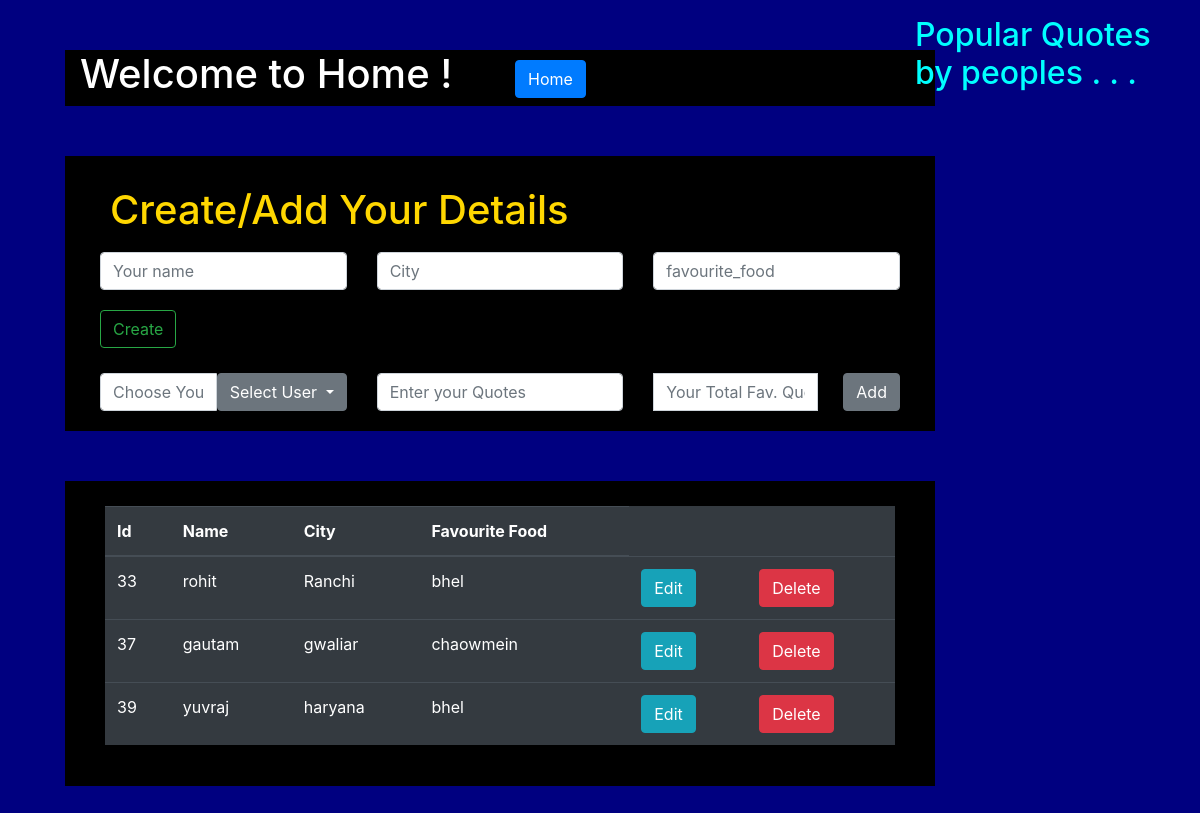
Before: / with the older database file.
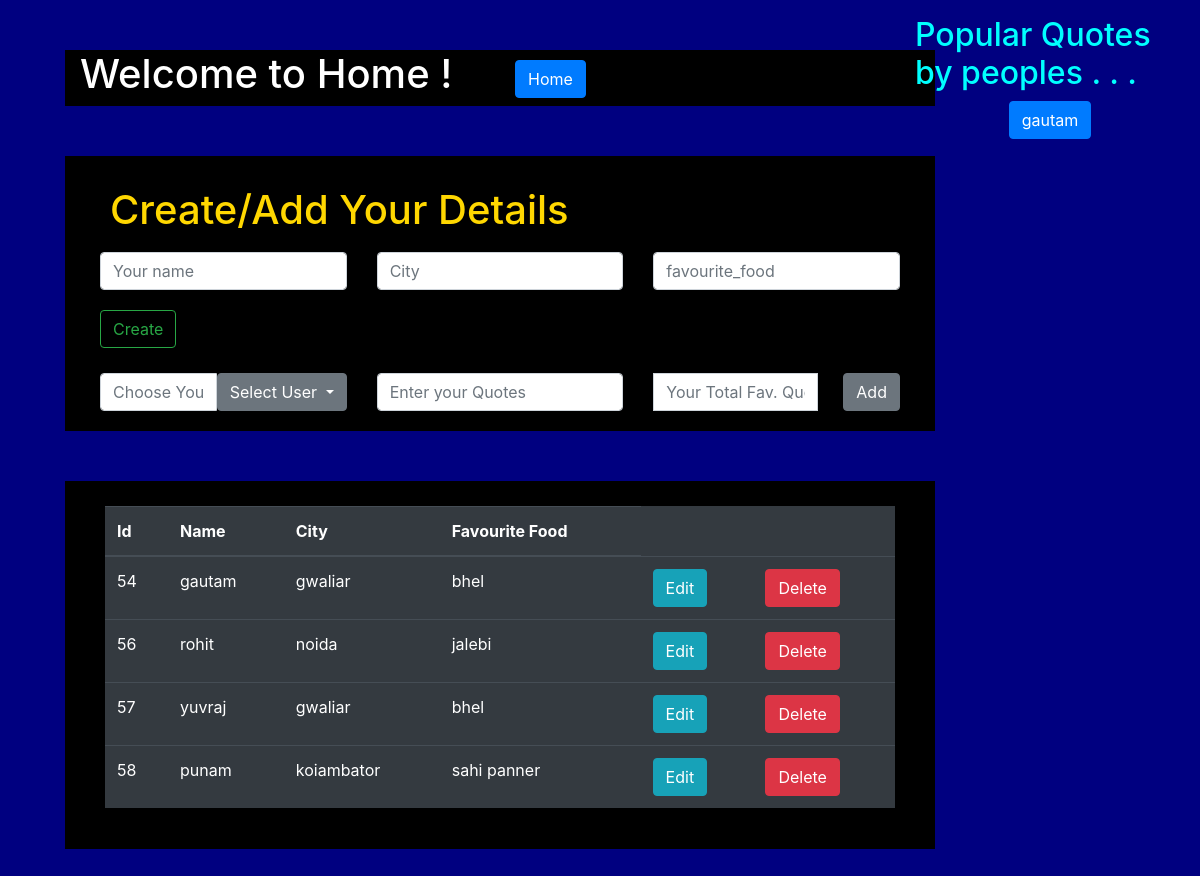
After: the same page with the newer database file.
### human/models.py (models this page shows)
class DetailsOfHuman(models.Model):
    name = models.CharField(max_length=15)
    city = models.CharField(max_length=10)
    favourite_food = models.CharField(max_length=15)

### human/views.py (the view)
# urls.py: 2. Add a URL to urlpatterns:  path('', views.home, name='home')
def home(request):
    if request.method == 'POST':
        if (request.POST['name'] != " "):
            name = request.POST['name']
            city = request.POST['city']
            favourite_food = request.POST['favourite_food']
            checkNameInsideDB = DetailsOfHuman.objects.filter(name=request.POST['name'])
            if (len(checkNameInsideDB) != 0):
                isNameOfThisUserPresent = True
            else:
                isNameOfThisUserPresent = False
                instanceOfDetails = DetailsOfHuman.objects.create(name=name, city=city, favourite_food=favourite_food)
                instanceOfDetails.save()
        else:
            name = request.POST['name'] + " " + request.POST['middleName']
            city = request.POST['city']
            favourite_food = request.POST['favourite_food']
            instanceOfDetails = DetailsOfHuman.objects.create(name=name, city=city, favourite_food=favourite_food)
            instanceOfDetails.save()
            isNameOfThisUserPresent = False
        """To Create New Instance/objects of DetailsOfHuman"""
        """To Save New Instance/objects of DetailsOfHuman"""
    else:
        isNameOfThisUserPresent = False
    '''To Show All objects of DetailsOfHuman'''
    getSavedDetails = DetailsOfHuman.objects.all()
    getFovouriteQoutesDetails = favouriteQuotes.objects.all()
    tempDict={}
    for i in getFovouriteQoutesDetails:
        y = DetailsOfHuman.objects.get(id=i.user_f_quotes_id)
        tempDict[y.name] = i.quote
        print("favourite quotes by user ----> ",tempDict) # name ---> rohit, qoute ---> "how"
    print("getSavedDetails", getSavedDetails)
    """
        '''To Show Only selected object of DetailsOfHuman using get'''
        getSavedDetails = DetailsOfHuman.objects.get(id=33)
        print("getSavedDetails", getSavedDetails)
    """
    """
        '''To Show Only selected object of DetailsOfHuman using filter'''
        getSavedDetails = DetailsOfHuman.objects.get(id=33)
        print("getSavedDetails", getSavedDetails)
    """
    return render(request, 'homeHTML/home.html',
                  {"getSavedDetails": getSavedDetails, "isNameOfThisUserPresent": isNameOfThisUserPresent,"favoriteQoutesAndName": tempDict})

### human/templates/homeHtml/home.html (shortened to what this page needs)
<!DOCTYPE html>
{% load static %}
<html lang="en">
<head>
    <link rel="stylesheet" href="https://cdn.jsdelivr.net/npm/bootstrap@4.5.3/dist/css/bootstrap.min.css"
>
</head>
<body>
<div class="container-fluid">
    <div class="row">
        <div class="col-sm-9">
                       <div class="container custom_margin">
                           <div class="row" style="background-color:black;">
                               <div class="col-sm-6">
                                       <h1>Welcome to Home !</h1>
                               </div>
                               <div class="col-sm-6" style="margin-top:10px;">
                                   <a class="btn btn-primary" href="{% url 'loginName' %}" role="button">Home</a>
                               </div>
                           </div>
                       </div>
                    {% if corm %}
                      <div class="container custom_margin">
                       <div class="row" style="background-color:black;padding:20px;">
                            <div class="col-sm-12">
                               <form method="post" style="background-color:wheat;padding:20px;">
                                    <h1 style="color:navy;padding:10px;">Edit Your Details</h1>
                                      {% csrf_token %}
                                     <div class="row" >
                                          <div class="col-sm-12">
                                              {{corm}}
                                          </div>
                                      </div>
                                    <button type="submit" style="margin-top:20px" class="btn btn-secondary">Update</button>
                               </form>
                            </div>
                       </div>
                      </div>
                       {% else %}
                         <div class="container custom_margin">
                       <div class="row" style="background-color:black;padding:20px;">
                           <div class="col-sm-12" >
                               <form method="post" style="margin-bottom:25px;">
                               <h1 style="color:gold;padding:10px;">Create/Add Your Details</h1>
                               <div class="row">
                                   <div class="col">
                                       <input name="name" type="text" class="form-control" placeholder="Your name" required>
                                   </div>
                                   <div class="col">
                                       <input name="city" type="text" class="form-control" placeholder="City" required>
                                   </div>
                                   <div class="col">
                                       <input name="favourite_food" type="text" class="form-control" placeholder="favourite_food" required>
                                   </div>
                               </div>
                                   <button type="submit" style="margin-top:20px" class="btn btn-outline-success" data-bs-toggle="modal" data-bs-target="#mymodal">Create</button>
                           </form>
                           </div>
                           <div class="container">
                                <div class="row">
                               <div class="col-sm-4 dropdown input-group">
                                      <input class="form-control" id="peopleName" placeholder="Choose Your Name" required>
                                      <a class="btn btn-secondary dropdown-toggle" href="#" role="button" id="dropdownMenuLink" data-bs-toggle="dropdown" aria-expanded="false">
                                        Select User
                                      </a>
                               </div>
                               <div class="col-sm-4">
                                   <input class="form-control" id="quotes" placeholder="Enter your Quotes" required>
                               </div>
                               <div class="col-sm-4">
                                   <form method = 'POST'class="input-group" action='' id = 'pinform'>
                                   <input class="form-control" id="inputBoxValue" placeholder="Your Total Fav. Quotes? Eg. 1, 2" required>
                                   <button type="submit" style="margin-left:25px;" class="btn btn-secondary">Add</button>
                                </form>
                               </div>
                           </div>
                           </div>
                       </div>
                       </div>
                    {% endif %}
                    <div class="container custom_margin" >
                       <div class="row" style="background-color:black;padding:25px;" >
                           <div class="col-sm-12">
                               <table class="table table-dark table-hover">
                                  <thead>
                                    <tr>
                                      <th scope="col">Id</th>
                                      <th scope="col">Name</th>
                                      <th scope="col">City</th>
                                      <th scope="col">Favourite Food</th>
                                    </tr>
                                  </thead>
                                  <tbody>
                                      {% for i in getSavedDetails %}
                                          <tr>
                                              <td>{{i.id}}</td>
                                              <td>{{i.name}}</td>
                                              <td>{{i.city}}</td>
                                              <td>{{i.favourite_food}}</td>
                                               <form action="{% url 'editdata' i.id %}">
                                                    <td><button class="btn btn-info" >Edit</button></td>
                                              </form>
                                              <form action="{% url 'deletedata' i.id %}" method="POST">
                                                    <td><button class="btn btn-danger" >Delete</button></td>
                                              </form>
                                          </tr>
                                      {% endfor %}
                                  </tbody>
                                </table>
                           </div>
                       </div>
                    </div>
                    </div>
        <div class="col-sm-3 mt-3">
            <h2 style="color:cyan;">Popular Quotes by peoples . . .</h2>
            <div id="carouselExampleControls" class="carousel slide" data-bs-ride="carousel">
              <div class="carousel-inner">
                {% for name,quote in favoriteQoutesAndName.items %}
                  {% if forloop.counter0 == 0 %}
                     <div class="carousel-item active">
                         <p align="center">
                              <a class="btn btn-primary" style="color:white;box-shadow:-2px -2px 2px navy, 2px 2px 2px navy;" data-bs-toggle="collapse" href="#collapseExample1" role="button" aria-expanded="false" aria-controls="collapseExample">
                                {{name}}
                              </a>
                            </p>
                     </div>
                  {% endif %}
                {% endfor %}
              </div>
          </div>
      </div>
            </div>
        </div>
</body>
</html>

### human/templates/homeHtml/home.html (style rules this page uses)
.custom_margin { margin:50px; }
h1 { color:white; }
body { background-color:navy; }

Changed rows visible on the page:
removed DetailsOfHuman: id "33", name "rohit", city "Ranchi", favourite_food "bhel"
removed DetailsOfHuman: id "37", name "gautam", city "gwaliar", favourite_food "chaowmein"
removed DetailsOfHuman: id "39", name "yuvraj", city "haryana", favourite_food "bhel"
added DetailsOfHuman: id "54", name "gautam", city "gwaliar", favourite_food "bhel", favoriteQoutesAndName "gautam"
added DetailsOfHuman: id "56", name "rohit", city "noida", favourite_food "jalebi"
added DetailsOfHuman: id "57", name "yuvraj", city "gwaliar", favourite_food "bhel"
added DetailsOfHuman: id "58", name "punam", city "koiambator", favourite_food "sahi panner"
